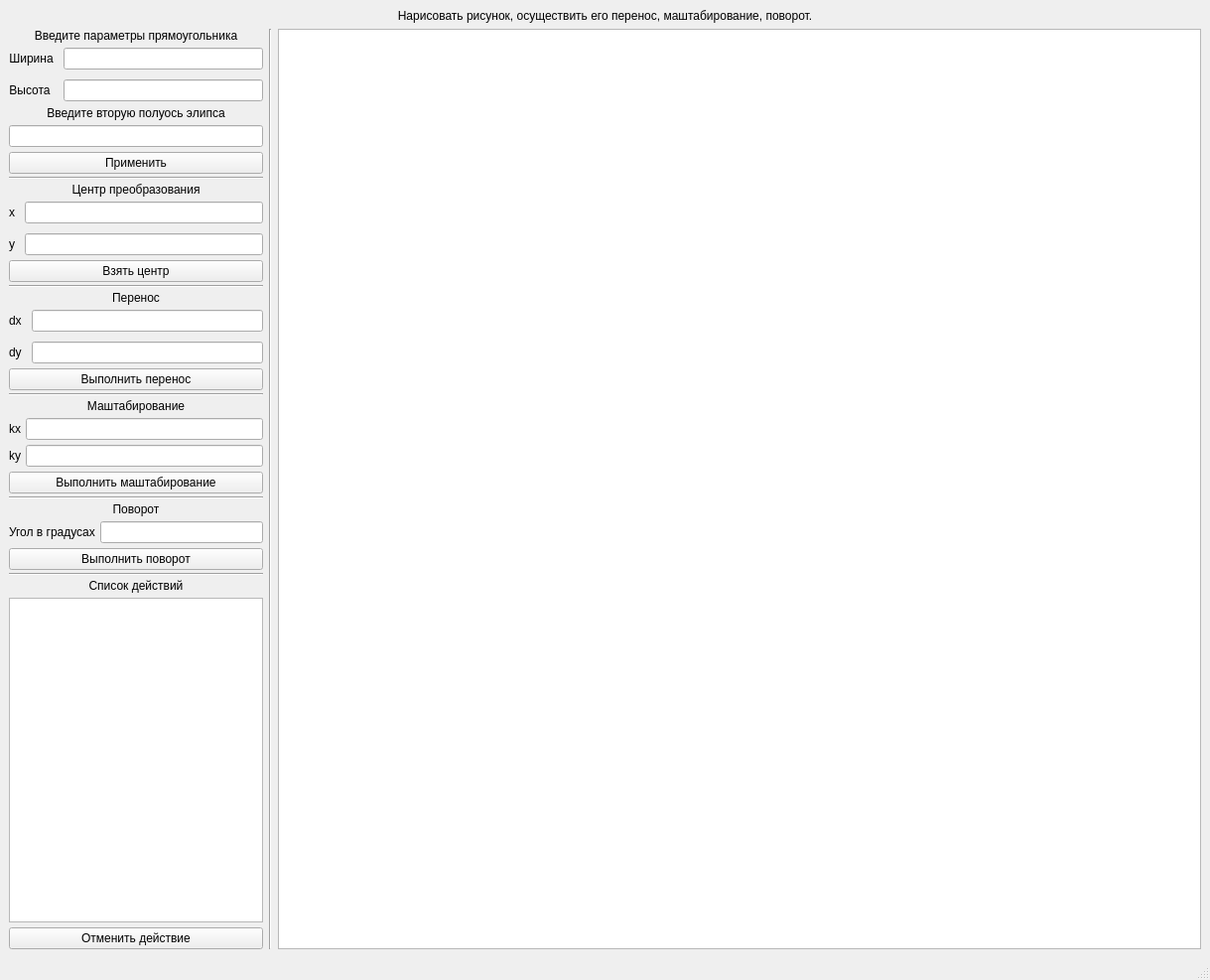
<?xml version="1.0" encoding="UTF-8"?>
<ui version="4.0">
 <class>MainWindow</class>
 <widget class="QMainWindow" name="MainWindow">
  <property name="geometry">
   <rect>
    <x>0</x>
    <y>0</y>
    <width>1219</width>
    <height>987</height>
   </rect>
  </property>
  <property name="windowTitle">
   <string>MainWindow</string>
  </property>
  <widget class="QWidget" name="centralwidget">
   <layout class="QGridLayout" name="gridLayout">
    <item row="1" column="0">
     <layout class="QVBoxLayout" name="InputLayot">
      <property name="spacing">
       <number>3</number>
      </property>
      <item>
       <layout class="QVBoxLayout" name="ParamLayout">
        <property name="spacing">
         <number>5</number>
        </property>
        <item>
         <widget class="QLabel" name="RectParamLabel">
          <property name="sizePolicy">
           <sizepolicy hsizetype="Minimum" vsizetype="Preferred">
            <horstretch>0</horstretch>
            <verstretch>0</verstretch>
           </sizepolicy>
          </property>
          <property name="text">
           <string>Введите параметры прямоугольника</string>
          </property>
          <property name="alignment">
           <set>Qt::AlignCenter</set>
          </property>
         </widget>
        </item>
        <item>
         <layout class="QFormLayout" name="RectParamForm">
          <property name="horizontalSpacing">
           <number>10</number>
          </property>
          <property name="verticalSpacing">
           <number>10</number>
          </property>
          <item row="0" column="0">
           <widget class="QLabel" name="Label">
            <property name="text">
             <string>Ширина</string>
            </property>
            <property name="alignment">
             <set>Qt::AlignCenter</set>
            </property>
           </widget>
          </item>
          <item row="0" column="1">
           <widget class="QLineEdit" name="RectWidthLineEdit">
            <property name="sizePolicy">
             <sizepolicy hsizetype="Minimum" vsizetype="Fixed">
              <horstretch>0</horstretch>
              <verstretch>0</verstretch>
             </sizepolicy>
            </property>
           </widget>
          </item>
          <item row="1" column="0">
           <widget class="QLabel" name="Label_2">
            <property name="text">
             <string>Высота</string>
            </property>
            <property name="alignment">
             <set>Qt::AlignCenter</set>
            </property>
           </widget>
          </item>
          <item row="1" column="1">
           <widget class="QLineEdit" name="RectHeightLineEdit">
            <property name="sizePolicy">
             <sizepolicy hsizetype="Minimum" vsizetype="Fixed">
              <horstretch>0</horstretch>
              <verstretch>0</verstretch>
             </sizepolicy>
            </property>
           </widget>
          </item>
         </layout>
        </item>
        <item>
         <widget class="QLabel" name="ElipsLabel">
          <property name="sizePolicy">
           <sizepolicy hsizetype="Minimum" vsizetype="Preferred">
            <horstretch>0</horstretch>
            <verstretch>0</verstretch>
           </sizepolicy>
          </property>
          <property name="text">
           <string>Введите вторую полуось элипса</string>
          </property>
          <property name="alignment">
           <set>Qt::AlignCenter</set>
          </property>
         </widget>
        </item>
        <item>
         <widget class="QLineEdit" name="ElipsParam">
          <property name="sizePolicy">
           <sizepolicy hsizetype="Minimum" vsizetype="Fixed">
            <horstretch>0</horstretch>
            <verstretch>0</verstretch>
           </sizepolicy>
          </property>
         </widget>
        </item>
        <item>
         <widget class="QPushButton" name="ParamButton">
          <property name="text">
           <string>Применить</string>
          </property>
         </widget>
        </item>
       </layout>
      </item>
      <item>
       <widget class="Line" name="line">
        <property name="orientation">
         <enum>Qt::Horizontal</enum>
        </property>
       </widget>
      </item>
      <item>
       <layout class="QVBoxLayout" name="CenterLayout">
        <property name="spacing">
         <number>5</number>
        </property>
        <item>
         <widget class="QLabel" name="CenterLabel">
          <property name="sizePolicy">
           <sizepolicy hsizetype="Minimum" vsizetype="Minimum">
            <horstretch>0</horstretch>
            <verstretch>0</verstretch>
           </sizepolicy>
          </property>
          <property name="text">
           <string>Центр преобразования</string>
          </property>
          <property name="alignment">
           <set>Qt::AlignCenter</set>
          </property>
         </widget>
        </item>
        <item>
         <layout class="QFormLayout" name="CenterForm">
          <property name="horizontalSpacing">
           <number>10</number>
          </property>
          <property name="verticalSpacing">
           <number>10</number>
          </property>
          <item row="0" column="0">
           <widget class="QLabel" name="xLabel">
            <property name="text">
             <string>x</string>
            </property>
            <property name="alignment">
             <set>Qt::AlignCenter</set>
            </property>
           </widget>
          </item>
          <item row="0" column="1">
           <widget class="QLineEdit" name="xLineEdit">
            <property name="sizePolicy">
             <sizepolicy hsizetype="Minimum" vsizetype="Fixed">
              <horstretch>0</horstretch>
              <verstretch>0</verstretch>
             </sizepolicy>
            </property>
           </widget>
          </item>
          <item row="1" column="0">
           <widget class="QLabel" name="yLabel">
            <property name="sizePolicy">
             <sizepolicy hsizetype="Preferred" vsizetype="Minimum">
              <horstretch>0</horstretch>
              <verstretch>0</verstretch>
             </sizepolicy>
            </property>
            <property name="text">
             <string>y</string>
            </property>
            <property name="alignment">
             <set>Qt::AlignCenter</set>
            </property>
           </widget>
          </item>
          <item row="1" column="1">
           <widget class="QLineEdit" name="yLineEdit">
            <property name="sizePolicy">
             <sizepolicy hsizetype="Minimum" vsizetype="Fixed">
              <horstretch>0</horstretch>
              <verstretch>0</verstretch>
             </sizepolicy>
            </property>
           </widget>
          </item>
         </layout>
        </item>
        <item>
         <widget class="QPushButton" name="SelectCenterButton">
          <property name="text">
           <string>Взять центр</string>
          </property>
         </widget>
        </item>
       </layout>
      </item>
      <item>
       <widget class="Line" name="line_2">
        <property name="orientation">
         <enum>Qt::Horizontal</enum>
        </property>
       </widget>
      </item>
      <item>
       <layout class="QVBoxLayout" name="MoveLayout">
        <property name="spacing">
         <number>5</number>
        </property>
        <item>
         <widget class="QLabel" name="MoveLabel">
          <property name="sizePolicy">
           <sizepolicy hsizetype="Minimum" vsizetype="Preferred">
            <horstretch>0</horstretch>
            <verstretch>0</verstretch>
           </sizepolicy>
          </property>
          <property name="text">
           <string>Перенос</string>
          </property>
          <property name="alignment">
           <set>Qt::AlignCenter</set>
          </property>
         </widget>
        </item>
        <item>
         <layout class="QFormLayout" name="MoveForm">
          <property name="horizontalSpacing">
           <number>10</number>
          </property>
          <property name="verticalSpacing">
           <number>10</number>
          </property>
          <item row="0" column="0">
           <widget class="QLabel" name="dxLabel">
            <property name="text">
             <string>dx</string>
            </property>
           </widget>
          </item>
          <item row="0" column="1">
           <widget class="QLineEdit" name="dxLineEdit">
            <property name="sizePolicy">
             <sizepolicy hsizetype="Minimum" vsizetype="Fixed">
              <horstretch>0</horstretch>
              <verstretch>0</verstretch>
             </sizepolicy>
            </property>
           </widget>
          </item>
          <item row="1" column="0">
           <widget class="QLabel" name="dyLabel">
            <property name="text">
             <string>dy</string>
            </property>
           </widget>
          </item>
          <item row="1" column="1">
           <widget class="QLineEdit" name="dyLineEdit">
            <property name="sizePolicy">
             <sizepolicy hsizetype="Minimum" vsizetype="Fixed">
              <horstretch>0</horstretch>
              <verstretch>0</verstretch>
             </sizepolicy>
            </property>
           </widget>
          </item>
         </layout>
        </item>
        <item>
         <widget class="QPushButton" name="MoveButton">
          <property name="text">
           <string>Выполнить перенос</string>
          </property>
         </widget>
        </item>
       </layout>
      </item>
      <item>
       <widget class="Line" name="line_3">
        <property name="orientation">
         <enum>Qt::Horizontal</enum>
        </property>
       </widget>
      </item>
      <item>
       <layout class="QVBoxLayout" name="ScaleLayout">
        <property name="spacing">
         <number>5</number>
        </property>
        <item>
         <widget class="QLabel" name="ScaleLabel">
          <property name="sizePolicy">
           <sizepolicy hsizetype="Minimum" vsizetype="Preferred">
            <horstretch>0</horstretch>
            <verstretch>0</verstretch>
           </sizepolicy>
          </property>
          <property name="text">
           <string>Маштабирование</string>
          </property>
          <property name="alignment">
           <set>Qt::AlignCenter</set>
          </property>
         </widget>
        </item>
        <item>
         <layout class="QFormLayout" name="ScaleForm">
          <item row="0" column="0">
           <widget class="QLabel" name="kxLabel">
            <property name="text">
             <string>kx</string>
            </property>
           </widget>
          </item>
          <item row="0" column="1">
           <widget class="QLineEdit" name="kxLineEdit">
            <property name="sizePolicy">
             <sizepolicy hsizetype="Minimum" vsizetype="Fixed">
              <horstretch>0</horstretch>
              <verstretch>0</verstretch>
             </sizepolicy>
            </property>
           </widget>
          </item>
          <item row="1" column="0">
           <widget class="QLabel" name="kyLabel">
            <property name="text">
             <string>ky</string>
            </property>
           </widget>
          </item>
          <item row="1" column="1">
           <widget class="QLineEdit" name="kyLineEdit">
            <property name="sizePolicy">
             <sizepolicy hsizetype="Minimum" vsizetype="Fixed">
              <horstretch>0</horstretch>
              <verstretch>0</verstretch>
             </sizepolicy>
            </property>
           </widget>
          </item>
         </layout>
        </item>
        <item>
         <widget class="QPushButton" name="ScaleButton">
          <property name="text">
           <string>Выполнить маштабирование</string>
          </property>
         </widget>
        </item>
       </layout>
      </item>
      <item>
       <widget class="Line" name="line_4">
        <property name="orientation">
         <enum>Qt::Horizontal</enum>
        </property>
       </widget>
      </item>
      <item>
       <layout class="QVBoxLayout" name="RotateLayout">
        <property name="spacing">
         <number>5</number>
        </property>
        <item>
         <widget class="QLabel" name="RotateLabel">
          <property name="text">
           <string>Поворот</string>
          </property>
          <property name="alignment">
           <set>Qt::AlignCenter</set>
          </property>
         </widget>
        </item>
        <item>
         <layout class="QFormLayout" name="RotateForm">
          <item row="0" column="0">
           <widget class="QLabel" name="DegreeLabel">
            <property name="text">
             <string>Угол в градусах</string>
            </property>
           </widget>
          </item>
          <item row="0" column="1">
           <widget class="QLineEdit" name="DegreeLineEdit">
            <property name="sizePolicy">
             <sizepolicy hsizetype="Minimum" vsizetype="Fixed">
              <horstretch>0</horstretch>
              <verstretch>0</verstretch>
             </sizepolicy>
            </property>
           </widget>
          </item>
         </layout>
        </item>
        <item>
         <widget class="QPushButton" name="RotateButton">
          <property name="text">
           <string>Выполнить поворот</string>
          </property>
         </widget>
        </item>
       </layout>
      </item>
      <item>
       <widget class="Line" name="line_5">
        <property name="orientation">
         <enum>Qt::Horizontal</enum>
        </property>
       </widget>
      </item>
      <item>
       <layout class="QVBoxLayout" name="DoLayout">
        <property name="spacing">
         <number>5</number>
        </property>
        <item>
         <widget class="QLabel" name="DoLabel">
          <property name="sizePolicy">
           <sizepolicy hsizetype="Minimum" vsizetype="Preferred">
            <horstretch>0</horstretch>
            <verstretch>0</verstretch>
           </sizepolicy>
          </property>
          <property name="text">
           <string>Список действий</string>
          </property>
          <property name="alignment">
           <set>Qt::AlignCenter</set>
          </property>
         </widget>
        </item>
        <item>
         <widget class="QListWidget" name="DoWidgetList">
          <property name="sizePolicy">
           <sizepolicy hsizetype="Minimum" vsizetype="MinimumExpanding">
            <horstretch>0</horstretch>
            <verstretch>0</verstretch>
           </sizepolicy>
          </property>
         </widget>
        </item>
        <item>
         <widget class="QPushButton" name="CancelButton">
          <property name="text">
           <string>Отменить действие</string>
          </property>
         </widget>
        </item>
       </layout>
      </item>
     </layout>
    </item>
    <item row="0" column="0" colspan="3">
     <widget class="QLabel" name="TaskLabel">
      <property name="text">
       <string>Нарисовать рисунок, осуществить его перенос, маштабирование, поворот.</string>
      </property>
      <property name="alignment">
       <set>Qt::AlignCenter</set>
      </property>
     </widget>
    </item>
    <item row="1" column="2">
     <widget class="QGraphicsView" name="ResView"/>
    </item>
    <item row="1" column="1">
     <widget class="Line" name="line_6">
      <property name="orientation">
       <enum>Qt::Vertical</enum>
      </property>
     </widget>
    </item>
   </layout>
  </widget>
  <widget class="QMenuBar" name="menubar">
   <property name="geometry">
    <rect>
     <x>0</x>
     <y>0</y>
     <width>1219</width>
     <height>21</height>
    </rect>
   </property>
  </widget>
  <widget class="QStatusBar" name="statusbar"/>
 </widget>
 <resources/>
 <connections/>
</ui>
